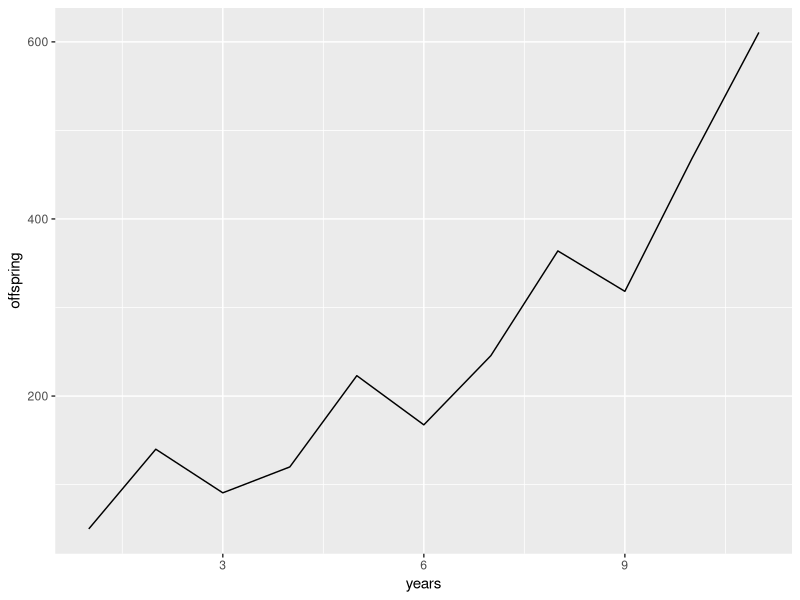
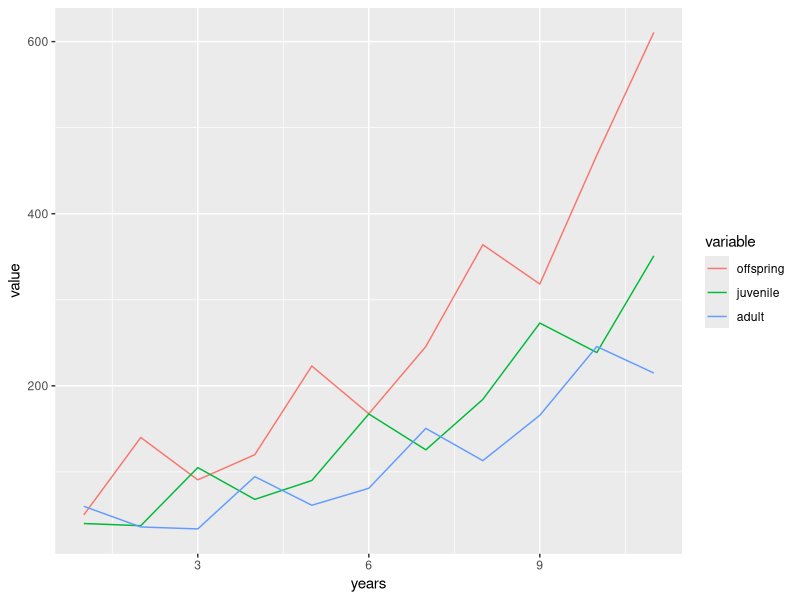

Here is the R script that generated these plots, in order:
library(here)
library(ggplot2)
library(reshape2)


here()

# example from the internet http://ecovirtual.ib.usp.br/doku.php?id=en:ecovirt:roteiro:pop_str:pstr_mtr#:~:text=The%20growth%20of%20a%20population,make%20projections%20for%20different%20scenarios.
# imagine a population of 3 age groups, in which the latter two groups reproduce with fecundity 0.5 and 2 respectively
# survival into the next age category from A1 to A2 is 0.75 and from A2 to A3 is 0.9, A3 is the terminal class so there is no survival after this

#vector of fecuntity for age groups 1-3
fecundity <- c(0, 0.5, 2)

#vector of survival for age groups 1-3
survival <- c(0.75, 0.9, 0)

#empty matrix of dimensions 3*3 equal to number of age groups
Mat_A <- matrix(0, nrow = 3, ncol = 3)

#filling the matrix
for (i in 1:ncol(Mat_A)){
  Mat_A[1,i] <- fecundity[i]
}

for (i in 2:nrow(Mat_A)){
    Mat_A[i,i-1] <- survival[i-1]
}

#create a matrix for the initial population with 50 offspring, 40 juveniles and 60 adults:
#nb must be a matrix in order to do matrix multiplication?

N0 <- matrix(c(50,40,60), ncol = 1)

#calculate the population for generation 1: 

N1 <- Mat_A %*% N0

#simulate the population over the next 10 years

#set the number of years/generations
years <- 10

#container for population projection with nrow equal to the number of age groups (Mat_A) and ncol equal to the number of years/generations (+1 for the initial poulation vector)
pop_projection <- matrix(0, nrow = nrow(Mat_A), ncol = years+1)
pop_projection[,1] <- N0

for(i in 1:years){
  pop_projection[, i+1] <- Mat_A %*% pop_projection[ ,i]
}

#pop_projection matrix as dataframe suitable for ggplot (transposed)

pop_df <- as.data.frame(t(pop_projection))
colnames(pop_df) <- c("offspring", "juvenile", "adult")
pop_df$years <- c(1:11)

ggplot(pop_df, aes(x = years, y = offspring)) + geom_line()

#yse reshape2 library to convert data into long format with year as the id
pop_df_long <- melt(pop_df, id = "years")

ggplot(pop_df_long, aes(x = years, y = value, colour = variable)) + geom_line()




